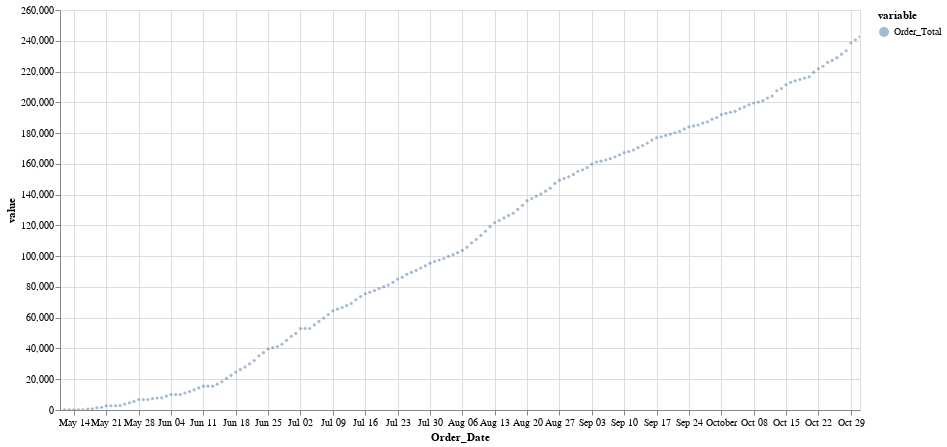

This figure's notebook cell:
### Markdown cell above
The chart below visualizes cumulative sales over time. At the beginning, growth appears to be exponential up until the beginning of July. From there it appears growth is rather linear, with a slight increase in the growth

### Code cell
days_cum = days.cumsum()
chart_3 = alt.Chart(days_cum.reset_index().melt('Order_Date')).mark_circle(size=10, opacity=0.5).encode(
    x='Order_Date',
    y='value',
    color = 'variable'
).properties(width=800, height=400)

chart_3.interactive()

### Figure 1 — Vega-Lite specification as saved in the notebook (floating-point values rounded to 4 significant figures; data arrays with more than 128 entries replaced by an {"elided": "..."} marker saying what was removed)
{"config": {"view": {"continuousWidth": 300, "continuousHeight": 300}}, "data": {"name": "data-0deaa63ebc0dfae4a1775da8f689e357"}, "mark": {"type": "circle", "opacity": 0.5, "size": 10}, "encoding": {"color": {"field": "variable", "type": "nominal"}, "x": {"field": "Order_Date", "type": "temporal"}, "y": {"field": "value", "type": "quantitative"}}, "height": 400, "params": [{"name": "param_35", "select": {"type": "interval", "encodings": ["x", "y"]}, "bind": "scales"}], "width": 800, "$schema": "https://vega.github.io/schema/vega-lite/v5.15.1.json", "datasets": {"data-0deaa63ebc0dfae4a1775da8f689e357": {"elided": "174 records"}}}
